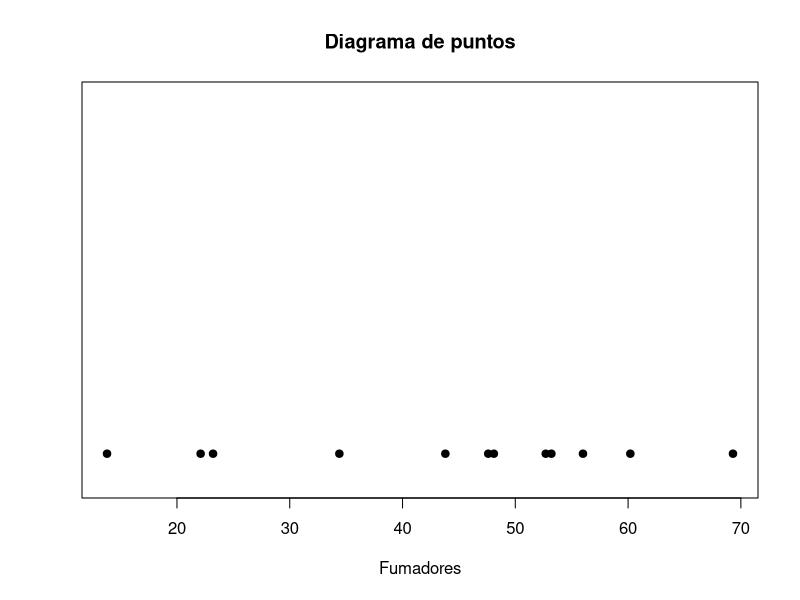
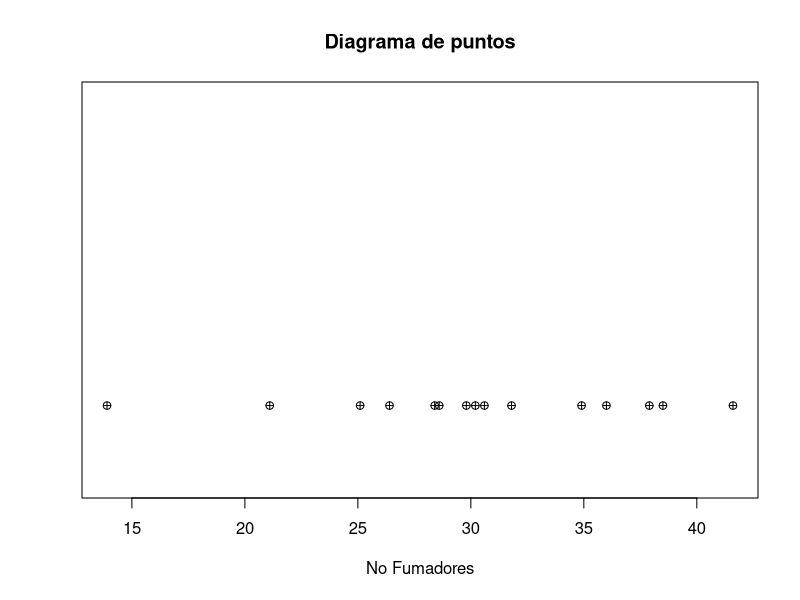

These charts were generated, in order, by the following R code:
x <- c(69.3, 56.0, 22.1, 47.6, 53.2, 48.1, 52.7, 34.4, 60.2, 43.8, 23.2, 13.8);
y <- c(28.6, 25.1, 26.4, 34.9, 29.8, 28.4, 38.5, 30.2, 30.6, 31.8, 41.6, 21.1, 36.0, 37.9, 13.9);
stripchart(x, method = "stack", offset = 1, at = .15, pch = 19,
        main = "Diagrama de puntos", xlab = "Fumadores")

stripchart(y, method = "stack", offset = 1, at = .4, pch = 10,
        main = "Diagrama de puntos", xlab = "No Fumadores")